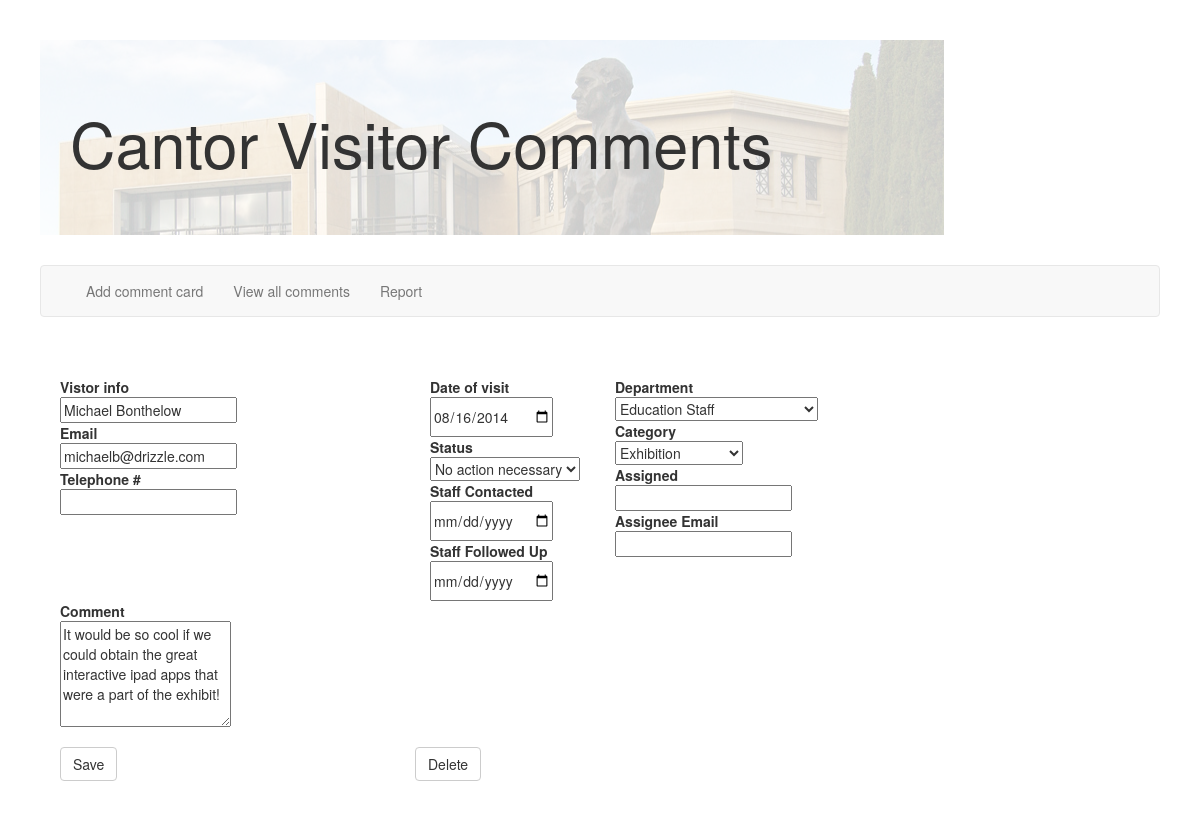
The page /edit_comment.php?commentID=260 on the database its author committed.
### tables this page shows
CREATE TABLE Comments(CommentID integer PRIMARY KEY, Date datetime, CommentText varchar, 
Name varchar, Telephone varchar, Email varchar, Status varchar, Department varchar, 
Category varchar, Assignee varchar, AssigneeEmail varchar, ContactDate datetime, FollowUpDate datetime);

### edit_comment.php (the view, shortened to what this page needs)
<html>
<head>
  <link href="bootstrap/css/bootstrap.min.css" rel="stylesheet">
</head>
<?php
	include ('./cantorsqlitedb.php');
?>
<div class="content">
<?php
  if($_GET["commentID"]) {
    $commentID = $_GET["commentID"];
    try {
      $db->beginTransaction();
      $query = "Select * from Comments where CommentID=" . $commentID;
      $result = $db->query($query);
      $row = $result->fetch();
      $date = $row["Date"];
      $name = $row["Name"];
      $status = $row["Status"];
      $comment = $row["CommentText"];
      $telephone = $row["Telephone"];
      $email = $row["Email"];
      $assignee = $row["Assignee"];
      $assignee_email = $row["AssigneeEmail"];
      $department = $row["Department"];
      $contact_date = $row["ContactDate"];
      $follow_up_date = $row["FollowUpDate"];
      $category = $row["Category"];
      echo "<form role=\"form\" method=\"POST\">";
      echo "<br><input type=\"hidden\" name=\"commentID\" value=\"" . $commentID . "\">";
      echo "<div class=\"row\">";
      echo "<div class=\"col-md-4\">";
      echo "<strong>Vistor info</strong>";
      echo "<br><input type=\"text\" name=\"name\" value=\"" . $name . "\">";
      echo "<br><strong>Email</strong>";
      echo "<br><input type=\"text\" name=\"email\" value=\"" . $email . "\">";
      echo "<br><strong>Telephone #</strong>";
      echo "<br><input type=\"text\" name=\"telephone\" value=\"" . $telephone . "\">";
      echo "</div>";
      echo "<div class=\"col-md-2\">";
      echo "<strong>Date of visit</strong>";
      echo "<br><input type=\"date\" name=\"date\" value=\"" . $date . "\">";
      echo "<br><strong>Status</strong>";
      $statuses = array("No action necessary", "Action required", "Contact visitor", "Issue solved", "In progress");
      echo "<br><select name=\"status\">";
      foreach ($statuses as $stat) {
        if ($status == $stat)
        {
        	echo "<option selected=\"selected\" value=\"" . $stat . "\">" . $stat . "</option>";
        } else {
      		echo "<option value=\"" . $stat . "\">" . $stat . "</option>";
      	}
      }
      echo "</select>";
      echo "<br><strong>Staff Contacted</strong>";
      echo "<br><input type=\"date\" name=\"contact_date\" value=\"" . $contact_date . "\">";
      echo "<br><strong>Staff Followed Up</strong>";
      echo "<br><input type=\"date\" name=\"follow_up_date\" value=\"" . $follow_up_date . "\">";
      echo "</div>";
      echo "<div class=\"col-md-2\">";
      echo "<strong>Department</strong>";
      $departments = array("Administration", "Operations", "Curatorial Staff",
      					"Curatorial Assistants", "Education Staff",
      					"External Relations Staff", "Collections", "Art Preparotors",
      					"Rights and Reproductions", "CAC Internal (Administration)",
      					"Security");
      echo "</br><select name=\"department\">";
      foreach ($departments as $dep) {
        if ($department == $dep)
        {
        	echo "<option selected=\"selected\" value=\"" . $dep . "\">" . $dep . "</option>";
        } else {
      		echo "<option value=\"" . $dep . "\">" . $dep . "</option>";
      	}
      }
      echo "</select>";
      echo "</br><strong>Category</strong>";
      $categories = array("Parking", "Exhibition", "Bookstore", "Compliments", "E-News",
      					"Building Issues", "Security", "Business", "Maps/Direction",
      					"Docents", "Cafe", "Complaints", "Family Programs",
      					"Lost and Found");
      echo "</br><select name=\"category\">";
      foreach ($categories as $cat) {
        if ($category == $cat)
        {
        	echo "<option selected=\"selected\" value=\"" . $cat . "\">" . $cat . "</option>";
        } else {
      		echo "<option value=\"" . $cat . "\">" . $cat . "</option>";
      	}
      }
      echo "</select>";
      echo "</br><strong>Assigned</strong>";
      echo "</br><input type=\"text\" name=\"assignee\" value=\"" . $assignee . "\">";
      echo "</br><strong>Assignee Email</strong>";
      echo "</br><input type=\"text\" name=\"assignee_email\" value=\"" . $assignee_email . "\">";
      echo "</div>";
      echo "</div>";
      echo "<div class=\"row\">";
      echo "<div class=\"col-md-6\">";
      echo "<strong>Comment</strong>";
      echo "</br><textarea rows=\"5\" name=\"comment\">" . $comment . "</textarea>";
      echo "</div>";
      echo "</div>";
      echo "
        <div class=\"row\">
        <br>
        <div class=\"col-md-4\">
          <input type=\"hidden\" name=\"commentID\" value=\"" . $commentID . "\"/>
          <button type=\"submit\" class=\"btn btn-default\">Save</button>
        </div>
        </form>
        <form role=\"form\" method=\"POST\">
          <input type=\"hidden\" name=\"commentID\" value=\"" . $commentID . "\"/>
          <input type=\"hidden\" name=\"delete\"/>
          <button type=\"submit\" class=\"btn btn-default\" value=\"delete\">Delete</button>
        </form>
        </div>";
    } catch (Exception $e) {
      echo "<h3>Exception" . $e . "</h3>";
    }
  } else {
    header('Location: http://cgi.stanford.edu/~tsantos/view_comments.php');
  }
?>
</body>
</html>

### public/css/general.css (style rules this page uses)
body { margin: 40px; }
.content { padding: 20px; }
.jumbotron { position: relative; background: none; }
.jumbotron:after { content:""; background-color:#00ff00; background: url("../images/cantor_jumbotron.jpg"); background-repeat:no-repeat; opacity: 0.2; top: 0; left: 0; bottom: 0; right: 0; position: absolute; z-index: -1; }

### rows shown on the page
comments: name "Michael Bonthelow", email "michaelb@drizzle.com", date "08/16/2014", status "No action necessary", department "Education Staff", category "Exhibition", comment "It would be so cool if we could obtain the great interactive ipad apps that were a part of the exhibit!"
